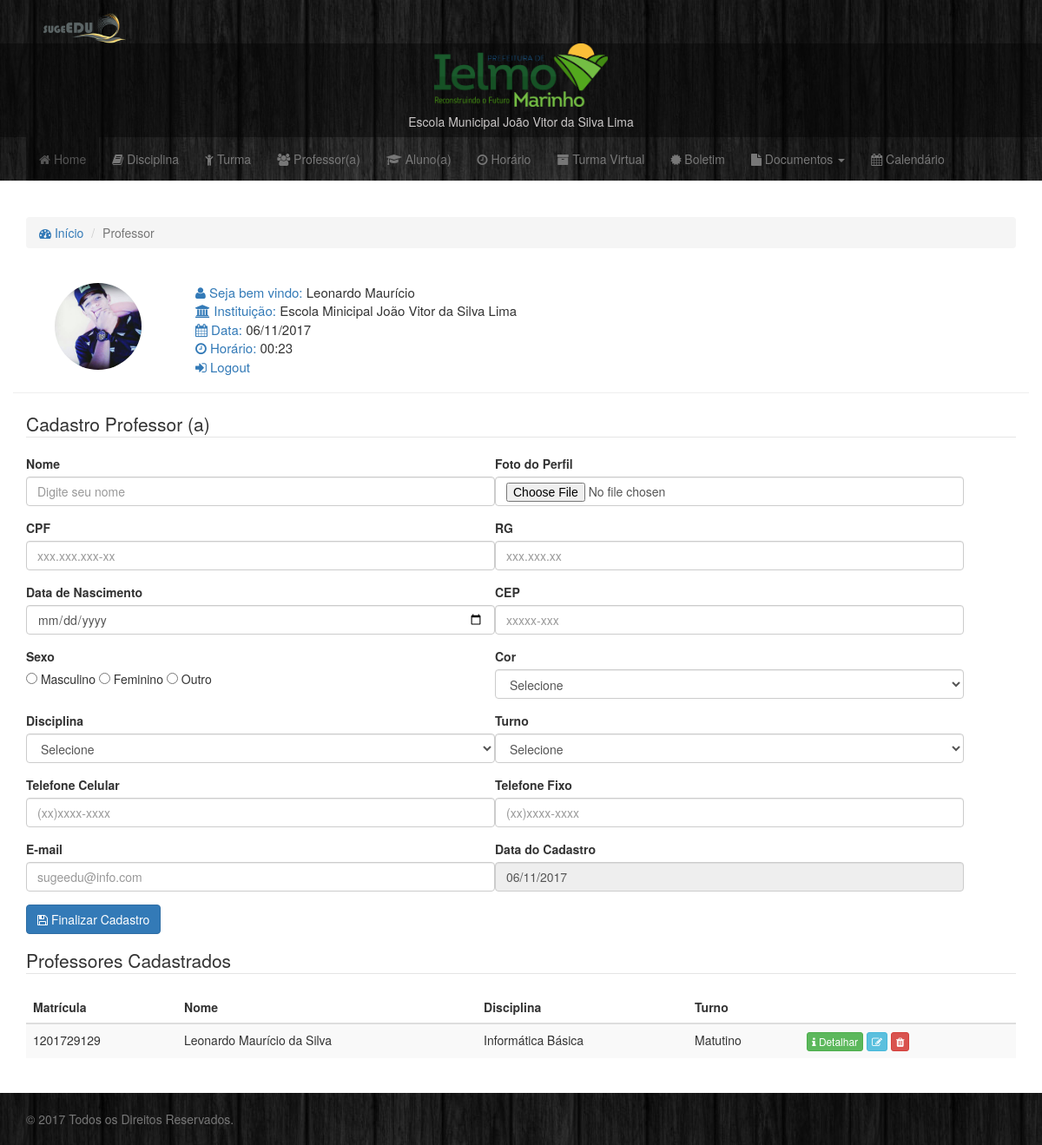
Page /ielmo-marinho/emjvsl/index.php?pagina=professor on the committed database.
### tables this page shows
CREATE TABLE `professor` (
  `matricula` int(50) NOT NULL,
  `senha` varchar(20) NOT NULL,
  `foto` varchar(255) DEFAULT NULL,
  `nome` varchar(255) NOT NULL,
  `sexo` int(11) NOT NULL,
  `cor` int(11) NOT NULL,
  `cpf` int(11) NOT NULL,
  `rg` int(15) NOT NULL,
  `cep` varchar(9) NOT NULL,
  `id_disciplina` int(11) NOT NULL,
  `id_turno` int(11) NOT NULL,
  `data_nascimento` date NOT NULL,
  `telefone_celular` varchar(20) NOT NULL,
  `telefone_fixo` varchar(20) DEFAULT NULL,
  `email` varchar(255) NOT NULL,
  `data_cadastro` date NOT NULL
);

CREATE TABLE `disciplina` (
  `id` int(11) NOT NULL,
  `nome` varchar(255) NOT NULL
);

CREATE TABLE `turno` (
  `id` int(11) NOT NULL,
  `turno` varchar(255) NOT NULL
);

### ielmo-marinho/emjvsl/professor.php (the view, shortened to what this page needs)
<div class="row">
	<div class="col-md-12">
	<?php if(!isset($_GET['edit'])){?>
		<form class="form-horizontal" name="form" method="post" action="send/cad-professor.php" enctype="multipart/form-data">
			<fieldset>
				<legend>Cadastro Professor (a)</legend>
				<div class="col-md-6 form-group">
					<label>Nome </label>
					<input type="text" placeholder="Digite seu nome" name="nome" class="form-control" autofocus required/>
				</div>
				<div class="col-md-6 form-group">
					<label>Foto do Perfil </label>
					<input type="file" name="foto" class="form-control">
				</div>
				<div class="col-md-6 form-group">
					<label>CPF </label>
					<input type="text" name="cpf" placeholder="xxx.xxx.xxx-xx" class="form-control" required/>
				</div>
				<div class="col-md-6 form-group">
					<label>RG </label>
					<input type="text" name="rg" placeholder="xxx.xxx.xx" class="form-control" required/>
				</div>
				<div class="col-md-6 form-group">
					<label>Data de Nascimento</label>
					<input type="date" name="data_nascimento" class="form-control" required/>
				</div>
				<div class="col-md-6 form-group">
					<label>CEP</label>
					<input type="text" name="cep" placeholder="xxxxx-xxx" class="form-control" required/>
				</div>
				<div class="col-md-6 form-group">
					<label>Sexo </label><br>
					<input type="radio" value="1" name="sexo" required> Masculino
					<input type="radio" value="2" name="sexo" required> Feminino
					<input type="radio" value="3" name="sexo" required> Outro
				</div>
				<div class="col-md-6 form-group">
					<label>Cor </label>
					<select name="cor" class="form-control" required>
						<option value="">Selecione</option>
					</select>
				</div>
				<div class="col-md-6 form-group">
					<label>Disciplina </label>
					<select name="disciplina" class="form-control" required>
						<option value="">Selecione</option>
					</select>
				</div>
				<div class="col-md-6 form-group">
					<label>Turno </label>
					<select name="turno" class="form-control" required>
						<option value="">Selecione</option>
					</select>
				</div>
				<div class="col-md-6 form-group">
					<label>Telefone Celular</label>
					<input type="text" name="celular" placeholder="(xx)xxxx-xxxx" class="form-control" required/>
				</div>
				<div class="col-md-6 form-group">
					<label>Telefone Fixo</label>
					<input type="text" name="fixo" placeholder="(xx)xxxx-xxxx" class="form-control" required/>
				</div>
				<div class="col-md-6 form-group">
					<label>E-mail</label>
					<input type="email" name="email" placeholder="sugeedu@info.com" class="form-control" required/>
				</div>
				<div class="col-md-6 form-group">
					<label>Data do Cadastro</label>
					<input type="text" name="data_cadastro" readonly="readonly" value="<?php echo date('d/m/Y'); ?>" class="form-control" required/>
				</div>
				<div class="col-md-12 form-group">
					<button class="btn btn-primary"><i class="fa fa-save"></i> Finalizar Cadastro</button>
				</div>
				</fieldset>
			</form>
			<?php } ?>
	</div>
	<div class="col-md-12">
		<fieldset>
			<legend>Professores Cadastrados</legend>
			<div class="table-responsive">
               <table id="table" class="table table-hover table-striped">
                  <thead>
                      <tr>
                          <th>Matrícula</th>
                          <th>Nome</th>
                          <th>Disciplina</th>
                          <th>Turno</th>
                          <th></th>
                        </tr>
                  </thead>
                  <tbody>
         				<?php
						$sql_professor = mysqli_query($con, "SELECT * FROM professor ORDER BY matricula DESC");
						while($dados = mysqli_fetch_assoc($sql_professor)){
						$id_disciplina = $dados['id_disciplina'];
						$consulta_disciplina = mysqli_query($con, "SELECT * FROM disciplina WHERE id = '$id_disciplina' LIMIT 1");
						$result_disciplina = mysqli_fetch_assoc($consulta_disciplina);
						$disciplina = $result_disciplina['nome'];
						$id_turno = $dados['id_turno'];
						$consulta_turno = mysqli_query($con, "SELECT * FROM turno WHERE id = '$id_turno' LIMIT 1");
						$result_turno = mysqli_fetch_assoc($consulta_turno);
						$turno = $result_turno['turno'];
						?>
						<tr>
            				<td><?php echo $dados["matricula"]; ?></td>
            				<td><?php echo $dados["nome"]; ?></td>
            				<td><?php echo $disciplina; ?></td>
            				<td><?php echo $turno; ?></td>
							<td>
								<a href="index.php?pagina=detalhes professor&id=<?php echo $dados['matricula']; ?>" class="btn btn-xs btn-success" title="Detalhar">
									<i class="fa fa-info"></i> Detalhar
								</a>
								<a href="index.php?pagina=professor&edit=<?php echo $dados['matricula']; ?>" class="btn btn-xs btn-info" title="Editar">
									<i class="fa fa-edit"></i>
								</a>
								<a href="send/remove-professor.php?id=<?php echo $dados['matricula'];?>" class="btn btn-xs btn-danger" title="Excluir">
									<i class="fa fa-trash"></i>
								</a>
                            </td>
            			</tr>
						<?php } ?>
            		</tbody>
				</table>
			</div>
		</fieldset>
	</div>
</div>

### css/sticky-footer-navbar.css (style rules this page uses)
html { position: relative; min-height: 100%; }
body { margin-bottom: 60px; }

### rows in the picture
professor: matricula "1201729129", nome "Leonardo Maurício da Silva", id_disciplina.nome "Informática Básica", id_turno.turno "Matutino"

### other values in the picture
$_GET['pagina'] "Professor"
